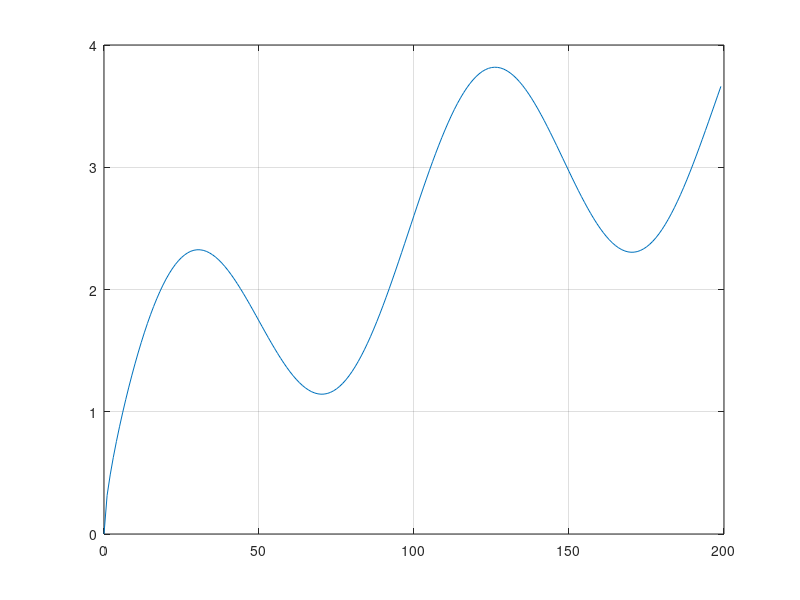

Source code (MATLAB): (Note: this script raises an error after producing the figure.)
clear all; clc;

t_org = 0:199;

l=normrnd(0,1,1,200)/10;

x_org=sqrt(t_org/5/pi)+sin(t_org/5/pi);


t=t_org;
x=x_org;

figure(1);
plot(t,x);
grid on;

y = num2cell(x);
d = 2; % input delay 8
s = 100; % predict next values in series
Pi = y(1:d);
p = y(d+1:end-s); % inputs
t = y(d+s+1:end); % targets
ftdnn_net = timedelaynet([1:d],20);
ftdnn_net.trainParam.epochs = 1000;
ftdnn_net.divideFcn = '';
ftdnn_net = train(ftdnn_net,p,t,Pi);
Pi = y(s+1:s+d);
yp = ftdnn_net(t,Pi);
Y = cell2mat(yp);
all=[x, Y];

figure(2);
plot(all);
grid on;
